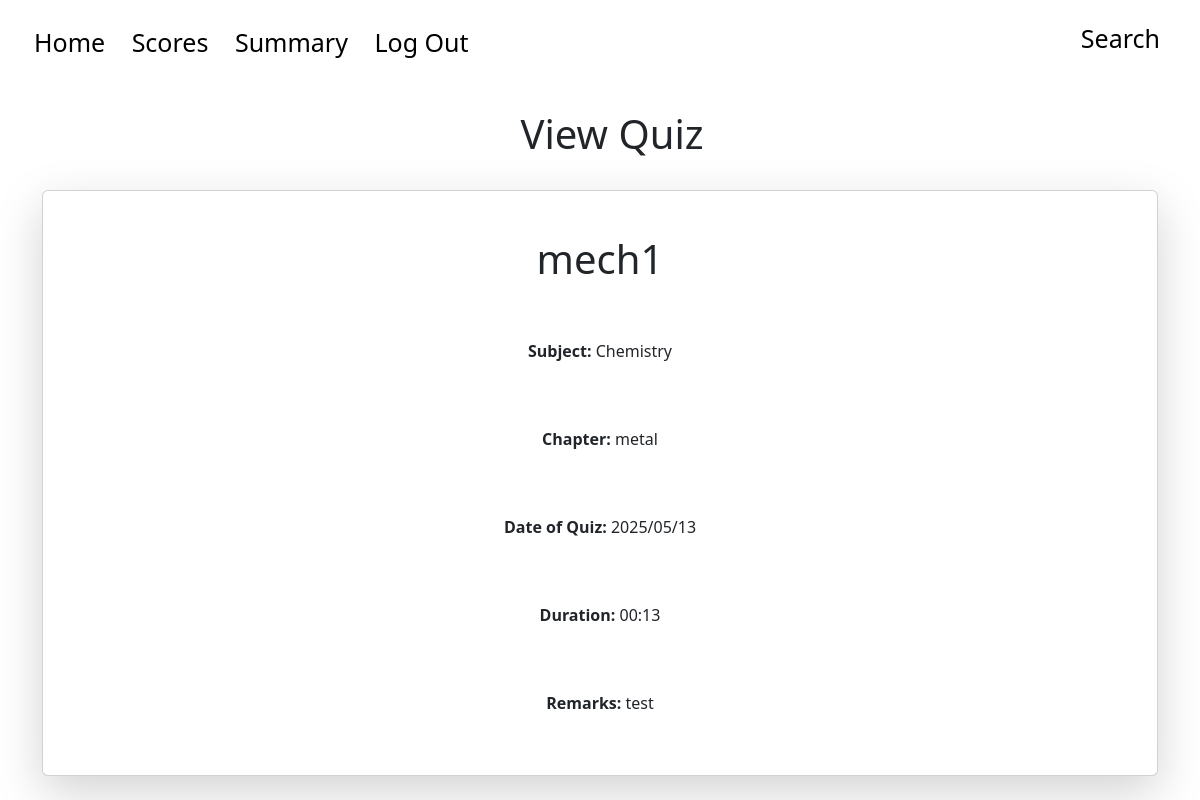
The app's page /student/quiz/view?quiz_id=1, older data.
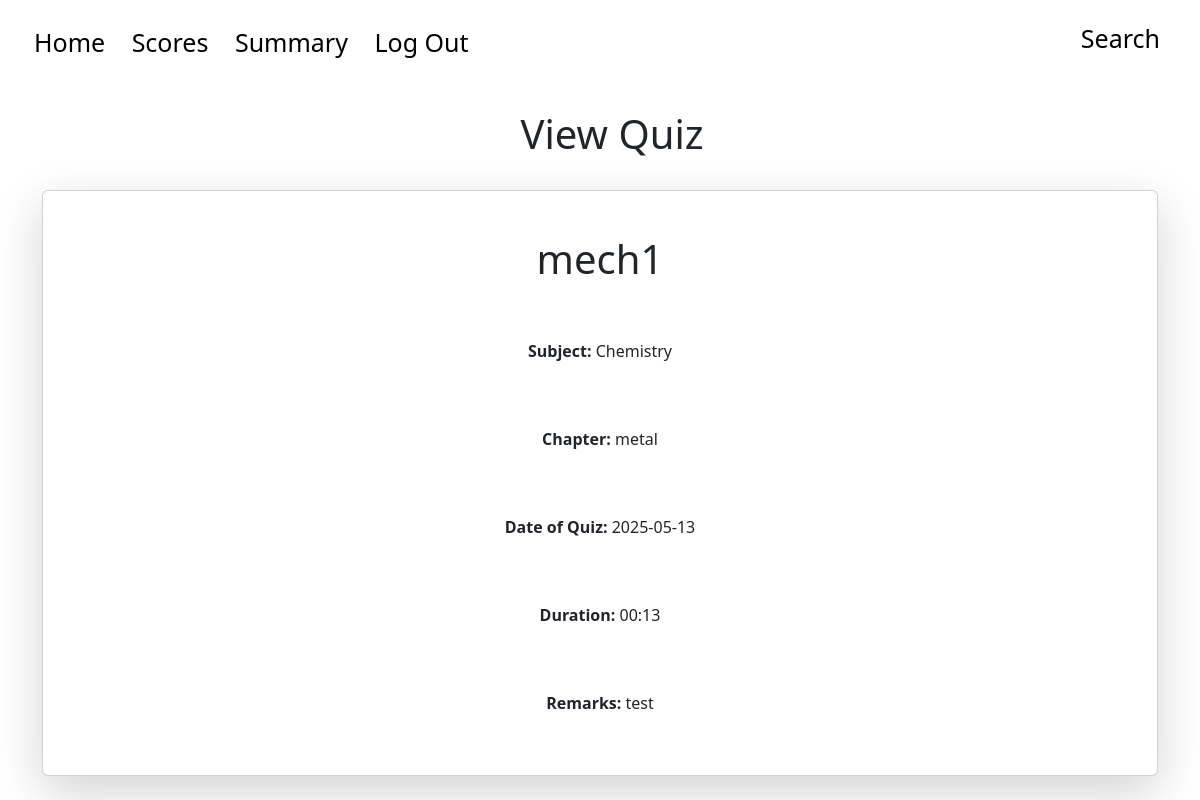
The same page, newer data.
### tables this page shows
CREATE TABLE quizzes ( id INTEGER PRIMARY KEY AUTOINCREMENT, name TEXT NOT NULL, subject_id INTEGER NOT NULL, chapter_id INTEGER NOT NULL, date_of_quiz DATE NOT NULL, time_duration TEXT NOT NULL, remarks TEXT, FOREIGN KEY(chapter_id) REFERENCES chapters(id) ON DELETE CASCADE, FOREIGN KEY(subject_id) REFERENCES subjects(id) ON DELETE CASCADE);

### app.py (the view)
@app.route('/student/quiz/view', methods=['GET', 'POST'])
def view_quiz():
    quiz_id = request.args.get('quiz_id')
    conn = sqlite3.connect("app.db")
    cursor = conn.cursor()
    cursor.execute("SELECT * FROM quizzes WHERE id = ?", (quiz_id,))
    output = cursor.fetchall()
    id = output[0][0]
    name = output[0][1]
    subject_id = output[0][2]
    chapter_id = output[0][3]
    date = output[0][4]
    duration = output[0][5]
    remarks = output[0][6]
    cursor.execute('SELECT name FROM subjects WHERE id = ?', (subject_id,))
    sub_name_db = cursor.fetchall()
    subject = sub_name_db[0][0]
    cursor.execute('SELECT name FROM chapters WHERE id = ?', (chapter_id,))
    ch_name_db = cursor.fetchall()
    chapter = ch_name_db[0][0]
    quiz = {'id': id, 'name': name,'subject': subject,'chapter': chapter,'date': date, 'duration': duration, 'remarks': remarks}
    conn.close()
    return render_template('view_quiz.html', quiz=quiz)

### templates/view_quiz.html (shortened to what this page needs)
<!DOCTYPE html>
<html lang="en">
<head>
    <link href="https://cdn.jsdelivr.net/npm/bootstrap@5.3.0/dist/css/bootstrap.min.css" rel="stylesheet">
</head>
<header class="container p-4 vh-20 vw-100" style="font-size: 25px; text-align: left; margin-left:0px;">
    <div>
        <a href='/student/dashboard'>
            Home
        </a>
        <a href="/student/scores">
            Scores
        </a>
        <a href="/student/summary">
            Summary
        </a>
        <a href="/student/logout">
            Log Out
        </a>
        <div style="position: absolute; right: 0; top: 0; padding-top: 20px; padding-right: 30px">
            <a href="/student/search">Search</a>
        </div>
    </div>
</header>
<body>
    <div class="container vw-100"  style="text-align:center">
        <div class="container vw-100 p-4" style="text-align: center;">
            <h1>View Quiz</h1>
        </div>
        <div class="card p-1 shadow-lg ">
            <div class="card-body">
                <div class="p-4">
                    <h1 class="text-center">
                        {{ quiz['name'] }}
                    </h1>
                </div>
                <div class="p-4">
                    <p class="text-center">
                        <b>
                            Subject:
                        </b>{{ quiz['subject'] }}
                    </p>
                </div>
                <div class="p-4">
                    <p class="text-center">
                        <b>
                            Chapter:
                        </b>{{ quiz['chapter'] }}
                    </p>
                </div>
                <div class="p-4">
                    <p class="text-center">
                        <b>
                            Date of Quiz:
                        </b>{{ quiz['date'] }}
                    </p>
                </div>
                <div class="p-4">
                    <p class="text-center">
                        <b>
                            Duration:
                        </b>{{ quiz['duration'] }}
                    </p>
                </div>
                <div class="p-4">
                    <p class="text-center">
                        <b>
                            Remarks:
                        </b>{{ quiz['remarks'] }}
                    </p>
                </div>
            </div>
        </div>
    </div>
</body>

Row changes from the older to the newer data that the page shows:
changed quizzes "mech1": date "2025/05/13" → "2025-05-13"
